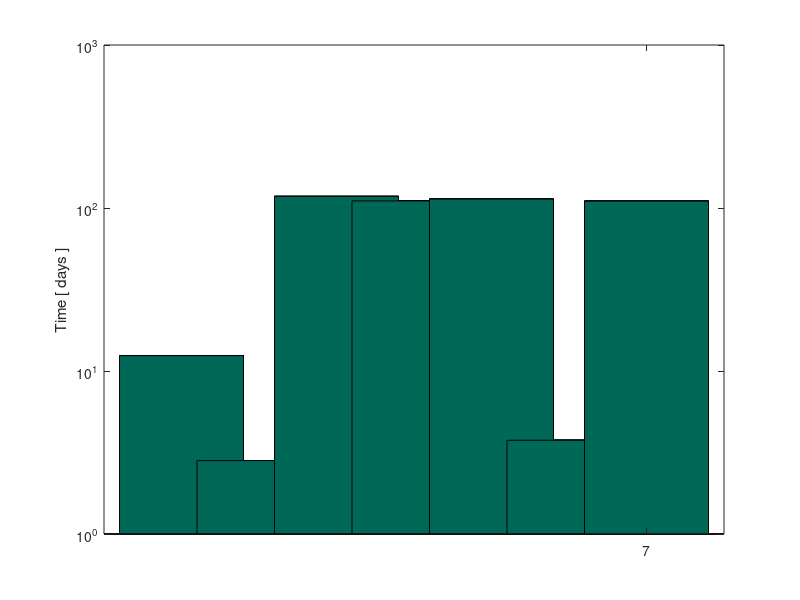

This figure's MATLAB source: (Note: this script raises an error after producing the figure.)
close all;
clear all;

royalb = 1/256*[65,105,225];
royalg = 1/255*[0,104,87];


%avgcurrent(1)= (100*10^(-3)*3.7*3600/33.7*10^(-6))/3600/24;
%x{1} = 'Idle';

avgcurrent(1)= 12.43;
x{1} = 'Acc RAW';

%avgcurrent(2)= 2.83;
%x{2} = 'Gyr RAW';

offset = (1.333*10^(-3)) - 4*10^(-6); 

avgcurrent(2)= 2.82;
x{2} = 'Acc + Gyr RAW';

avgcurrent(3) = 117.85;
x{3} = 'Stage 1 only';

avgcurrent(4) = 110.52;
x{4} = 'Sedentary';

offset = (1.323*10^(-3)) - 13*10^(-6); 
avgcurrent(5)= 113.39;
x{5} = 'Moderate Acc';

y = 1:1:5;
%bar(y,avgcurrent);
avgcurrent(6) = 3.76;
x{6} = 'Moderate Acc + Gyr';

avgcurrent(7) = 110.17;
x{7}= 'Rigorous';

%avgcurrent = avgcurrent.avgcurrent * 3.3;
for i=1:length(avgcurrent)
hold on
for i = 1:length(avgcurrent)
    h=bar(i,avgcurrent(i));
            set(h,'FaceColor',royalg);

    %{
    %only the creme de la creme features
    if i ==5 || i == 6
        set(h,'FaceColor',royalg);
    else
        set(h,'FaceColor',royalb);
    end
    %}
end
hold off
end



ylabel('Time [ days ]');
%xlabel('Configuration');
h = gca;
set(gca,'yscale','log');

h.XTickLabel = x;
h.XTickLabelRotation = 45;
set(gca,'Xtick',1:1:length(avgcurrent));
h.TickLabelInterpreter = 'none';
grid on


print('days1','-dpng','-r300');